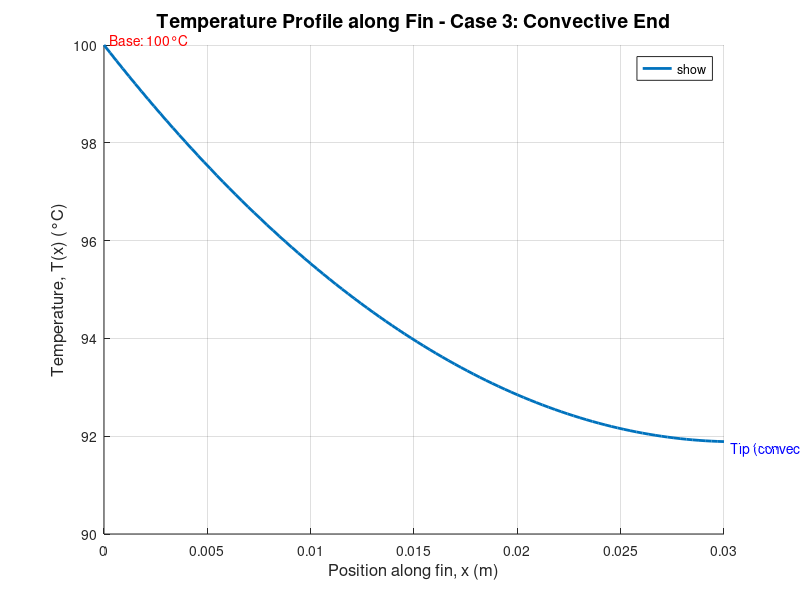

Here is the MATLAB script that generated this plot:
clc;
clear all;

% =========================================================================
% FIN HEAT TRANSFER ANALYSIS - CONVECTIVE END CONDITION
% =========================================================================
% This script analyzes heat transfer through a fin with uniform cross-section
% considering convection at the fin tip (finite length with convective end).
%
% Boundary Conditions:
%   - Base: Fixed temperature Tb
%   - Tip: Convective heat transfer to ambient
%   - Lateral surface: Convection along entire length
%
% Solution includes:
%   - Exact analytical solution for temperature distribution
%   - Harper-Brown corrected length approximation
%   - Heat flux calculations for both methods
%
% Author: Sofia Vega
% Date: January 2026
% License: MIT
% =========================================================================

%% THERMAL PARAMETERS

% Boundary temperatures
Tb = 100;       % Temperature at the base of the fin [°C]
T_inf = 20;     % Ambient temperature [°C]

% Material and heat transfer properties
k = 237;        % Thermal conductivity of the material [W/(m·K)]
h = 35;         % Convection coefficient [W/(m²·K)]

% Fin length
L = 0.03;       % Length of the fin [m]

%% FIN GEOMETRY DEFINITION

% OPTION 1: Rectangular Fin (commented out)
% w = 7;                      % Width of the fin [m]
% t = 0.1;                    % Thickness of the fin [m]
% P = 2*w + 2*t;              % Perimeter [m]
% A_cond = w*t;               % Cross-sectional area [m²]
% m_aprox = sqrt((2*h)/(k*t));% Approximate m for thin rectangular fin
% Lc = L + (t/2);             % Harper-Brown corrected length [m]

% OPTION 2: Cylindrical Fin (active)
r = 1.25e-3;                % Radius of the fin [m]
P = 2*pi*r;                 % Perimeter of the cylindrical fin [m]
A_cond = pi*r^2;            % Cross-sectional area [m²]
Lc = L + (r/2);             % Harper-Brown corrected length [m]

%% FIN PARAMETER CALCULATION

% Calculate fin parameter m
% m = sqrt(hP / kA)
m = sqrt((h * P) / (A_cond * k));
m_values = [m];             % Array for plotting multiple m values

%% SPATIAL DISCRETIZATION

% Create spatial grid for temperature profile
x = linspace(0, L, 100);    % Position along fin length [m]

% Initialize temperature storage matrix
T_values = zeros(length(m_values), length(x));

%% HEAT FLUX CALCULATIONS

% Exact solution for heat flux with convective end condition
% Q = kA * (Tb - T∞) * m * [tanh(mL) + h/(km)] / [1 + h*tanh(mL)/(km)]
numerator = tanh(m*L) + (h/(k*m));
denominator = 1 + (h*tanh(m*L)/(k*m));
Q = k * A_cond * (Tb - T_inf) * m * (numerator / denominator);

% Harper-Brown approximation (insulated tip with corrected length)
% Q ≈ kA * (Tb - T∞) * m * tanh(m*Lc)
Q_aprox = k * A_cond * (Tb - T_inf) * m * tanh(m*Lc);

%% TEMPERATURE PROFILE CALCULATION

% Calculate temperature distribution along the fin
for i = 1:length(m_values)
    m_current = m_values(i);
    
    % Analytical solution for temperature profile
    % T(x) = (Tb - T∞) * [cosh(m(L-x)) + (h/(km))sinh(m(L-x))] / 
    %                     [cosh(mL) + (h/(km))sinh(mL)] + T∞
    numerator_T = cosh(m_current*(L - x)) + ...
                  (h/(k*m_current)) * sinh(m_current*(L - x));
    denominator_T = cosh(m_current*L) + ...
                    (h/(k*m_current)) * sinh(m_current*L);
    
    T = (Tb - T_inf) * (numerator_T / denominator_T) + T_inf;
    T_values(i, :) = T;
end

%% DISPLAY RESULTS

fprintf('========================================\n');
fprintf('FIN ANALYSIS - CONVECTIVE END CONDITION\n');
fprintf('========================================\n');
fprintf('Fin Geometry:\n');
fprintf('  Type: Cylindrical\n');
fprintf('  Radius: %.4f mm\n', r*1000);
fprintf('  Length: %.3f m\n', L);
fprintf('  Corrected length (Lc): %.4f m\n\n', Lc);

fprintf('Thermal Properties:\n');
fprintf('  Base temperature: %.1f °C\n', Tb);
fprintf('  Ambient temperature: %.1f °C\n', T_inf);
fprintf('  Thermal conductivity: %.1f W/(m·K)\n', k);
fprintf('  Convection coefficient: %.1f W/(m²·K)\n\n', h);

fprintf('Fin Parameter:\n');
fprintf('  m = %.4f m⁻¹\n\n', m);

fprintf('Heat Transfer Results:\n');
fprintf('  Exact solution: %.6f W\n', Q);
fprintf('  Harper-Brown approximation: %.6f W\n', Q_aprox);
fprintf('  Relative error: %.2f%%\n', abs((Q - Q_aprox)/Q)*100);
fprintf('========================================\n\n');

%% VISUALIZATION

figure('Position', [100, 100, 800, 600]);
hold on;

% Plot temperature profile for each m value
for i = 1:length(m_values)
    plot(x, T_values(i, :), 'LineWidth', 2, ...
         'DisplayName', ['m = ' num2str(m_values(i), '%.2f') ' m⁻¹']);
end

% Format plot
xlabel('Position along fin, x (m)', 'FontSize', 12);
ylabel('Temperature, T(x) (°C)', 'FontSize', 12);
title('Temperature Profile along Fin - Case 3: Convective End', 'FontSize', 14);
legend('show', 'Location', 'best');
grid on;
hold off;

% Add annotations for boundary conditions
ylim_curr = ylim;
text(0, Tb, sprintf('  Base: %.0f°C', Tb), ...
     'VerticalAlignment', 'bottom', 'FontSize', 10, 'Color', 'r');
text(L, T_values(1,end), sprintf('  Tip (convective)'), ...
     'VerticalAlignment', 'top', 'FontSize', 10, 'Color', 'b');
